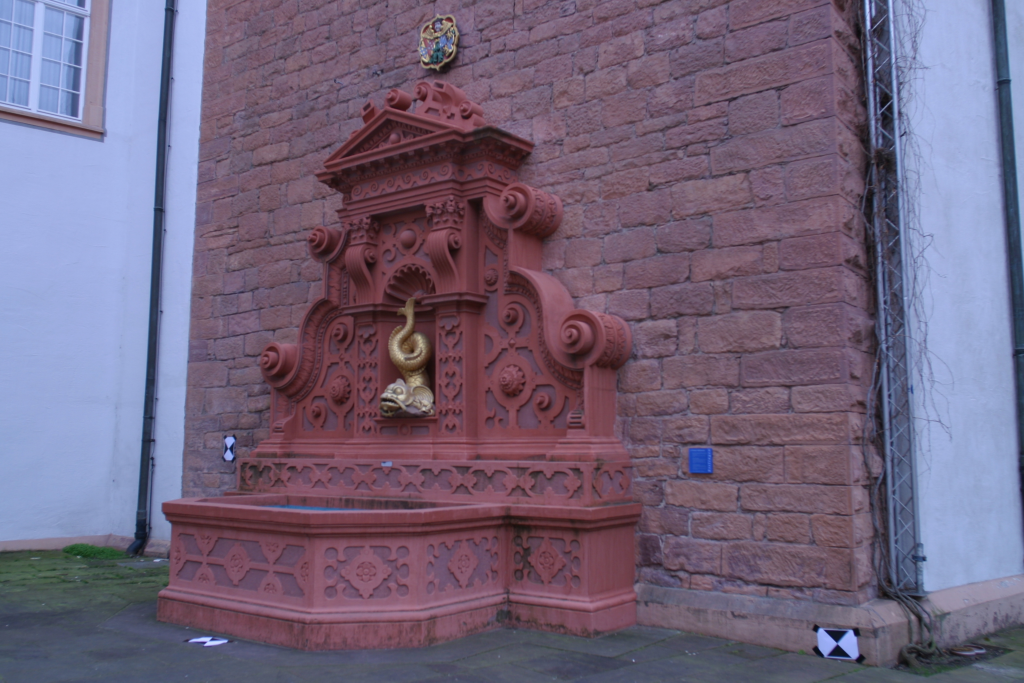
#> input picture Resources/Fountain/im1.jpg, 3072 x 2048 px (shown at 1/3 size); its folder holds 6 pictures in this run
$ python main.py
#> lines starting #> are read from the running program, lines starting #| are printed output that depends on the picture
#> in PairStructureFromMotion, img1 is the input picture: shape (2048, 3072, 3); mean B, G, R 123.3, 100, 113.6
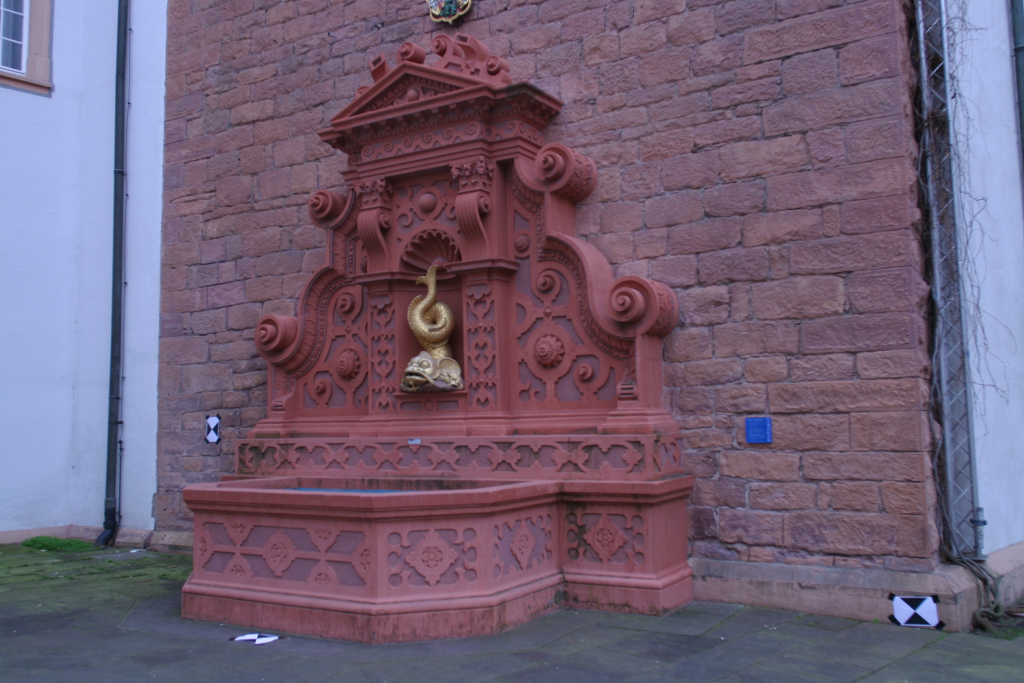
#> input picture Resources/Fountain/im2.jpg, 3072 x 2048 px (shown at 1/3 size)
#> in PairStructureFromMotion, img2 is the input picture: shape (2048, 3072, 3); mean B, G, R 116.7, 95.6, 112.5
import cv2
import numpy as np
import math
import os
import glob
from PLY import PLY
from PointCloudTable import PointCloudTable

input_dir = "../Resources/Fountain/"
output_dir = "F:/Projects/Github/Major-Project-2020/Output/abc"
format_img = ".jpg"

def KeyPointsToPoints(keypoints):
    out = []
    for kp in keypoints:
        out.append([[kp.pt[0], kp.pt[1]]])
    res = np.array(out, dtype=np.float32)
    return res

# [13 lines left out: function PointMatchingSURF, not called in this run]

def PointMatchingOpticalFlow(img1, img2, save=False, filename1 = None, filename2 = None):
    #matches using optical flow
#> called with save = False
    ffd = cv2.FastFeatureDetector_create()
    left_keypoints = ffd.detect(img1, None)
#> left_keypoints = 7470 keypoints; strongest (x, y, size): (614, 1935, 7), (619, 1926, 7), (1291, 77, 7), (1356, 84, 7)
    right_keypoints = ffd.detect(img2, None)
#> right_keypoints = 7731 keypoints; strongest (x, y, size): (767, 1919, 7), (2168, 1916, 7), (706, 1919, 7), (773, 1912, 7)
    left_points = KeyPointsToPoints(left_keypoints)
#> the loop in KeyPointsToPoints, `for kp in keypoints:` made 7470 passes
#> kp on passes 1 to 3: keypoint at (903, 3), size 7, keypoint at (1255, 3), size 7, keypoint at (1263, 3), size 7
#> after the loop in KeyPointsToPoints, `for kp in keypoints:`: out = 7470 items
    right_points = np.zeros_like(left_points)

    #Checking if images are in greyscale
    prevgray = img1
    gray = img2
    if len(img1.shape) == 3:
        prevgray = cv2.cvtColor(img1, cv2.COLOR_BGR2GRAY)
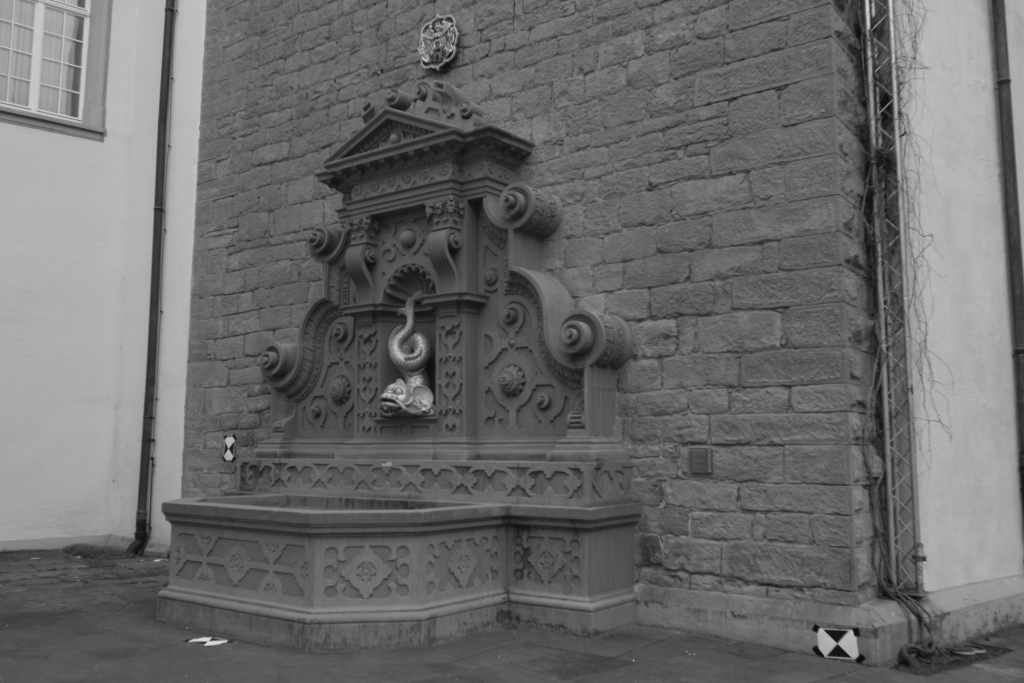
#> prevgray: shape (2048, 3072) (shown at 1/3 size); min 10, max 221, mean 106.7
        gray = cv2.cvtColor(img2, cv2.COLOR_BGR2GRAY)
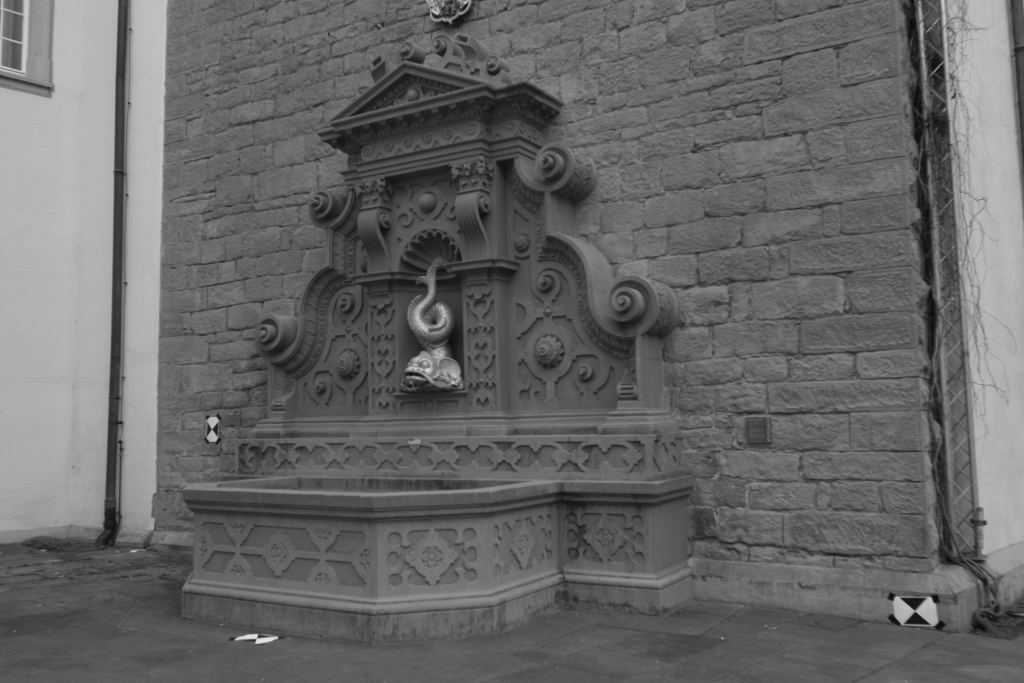
#> gray: shape (2048, 3072) (shown at 1/3 size); min 9, max 229, mean 103.1

    right_points, vstatus, verror = cv2.calcOpticalFlowPyrLK(prevgray,gray,left_points,right_points)
#> vstatus = 7470 values, max 1 at index 0, min 0 at index 3, mean 0.961; verror = 7470 values, max 128.7 at index 6058, min -4.81e+33 at index 6, mean -6.44e+29
    #Filterout points with high error
    right_points_to_find = []
    right_points_to_find_back_index = []
    for i in range(0, len(vstatus)):
        if(vstatus[i] and verror[i] < 12.0):
            right_points_to_find_back_index.append(i)
            right_points_to_find.append(right_points[i])
        else:
            vstatus[i] = 0
#> after the loop, right_points_to_find = 3426 items, first 6: [[900.6, 7.63]], [[813, 14.7]], [[903.1, 8.89]], [[1042, 19.67]], [[1732, 2.66]], [[1950.4, 41.1]]; right_points_to_find_back_index = 3426 values from 0 to 7467; vstatus = 7470 values, max 1 at index 0, min 0 at index 1, mean 0.459

    found_in_imgpts_j = []
    right_points_to_find_flat = np.array(right_points_to_find).reshape(len(right_points_to_find), 2)
#> right_points_to_find_flat = 3426 pairs, first value -0.226 to 3072.1, second value -9.77 to 2030.7
    right_features = KeyPointsToPoints(right_keypoints)
#> the loop in KeyPointsToPoints (call 2), `for kp in keypoints:` made 7731 passes
#> kp on passes 1 to 3: keypoint at (1065, 3), size 7, keypoint at (1130, 3), size 7, keypoint at (1249, 3), size 7
    right_features_flat = right_features.reshape(len(right_features), 2)
#> right_features_flat = 7731 pairs, first value 3 to 3063, second value 3 to 2043

    #Look around each of point in right image for any features that were detected in its area and make a match
    matcher = cv2.BFMatcher_create(cv2.NORM_L2)
    nearest_neighbours = matcher.radiusMatch(right_points_to_find_flat, right_features_flat, 2.0)#THIS IS THE NEW LINE added(Sarthak)
#> nearest_neighbours = 3426 items, first 6: (), (), (), (), (), ()
    #nearest_neighbours = cv2.BFMatcher().radiusMatch(right_features_flat, right_points_to_find_flat, 2.0)
    matches = []
    # print(len(nearest_neighbours))

    for i in range(0, len(nearest_neighbours)):
        _m = None
        if len(nearest_neighbours[i]) == 1:
            _m = nearest_neighbours[i][0]
        elif len(nearest_neighbours[i]) > 1:
            if (nearest_neighbours[i][0].distance / nearest_neighbours[i][1].distance) < 0.7:
                _m = nearest_neighbours[i][0]
            else:
                #did not pass ratio test
                pass
        else:
            #no match
            pass

        #prevent duplicates
        if _m != None:
            if found_in_imgpts_j.count(_m.trainIdx) == 0:
                #back to original indexing of points for <i_idx>
                _m.queryIdx = right_points_to_find_back_index[_m.queryIdx]
                matches.append(_m)
                right_points_to_find_back_index.append(_m.trainIdx) #Added this LINE(Sarthak)
#> after the loop, matches = 479 matches; right_points_to_find_back_index = 3905 values, max 7727 at index 3904, min 0 at index 0, mean 3951.5

    img3 = cv2.drawMatches(img1, left_keypoints, img2, right_keypoints, matches, None)
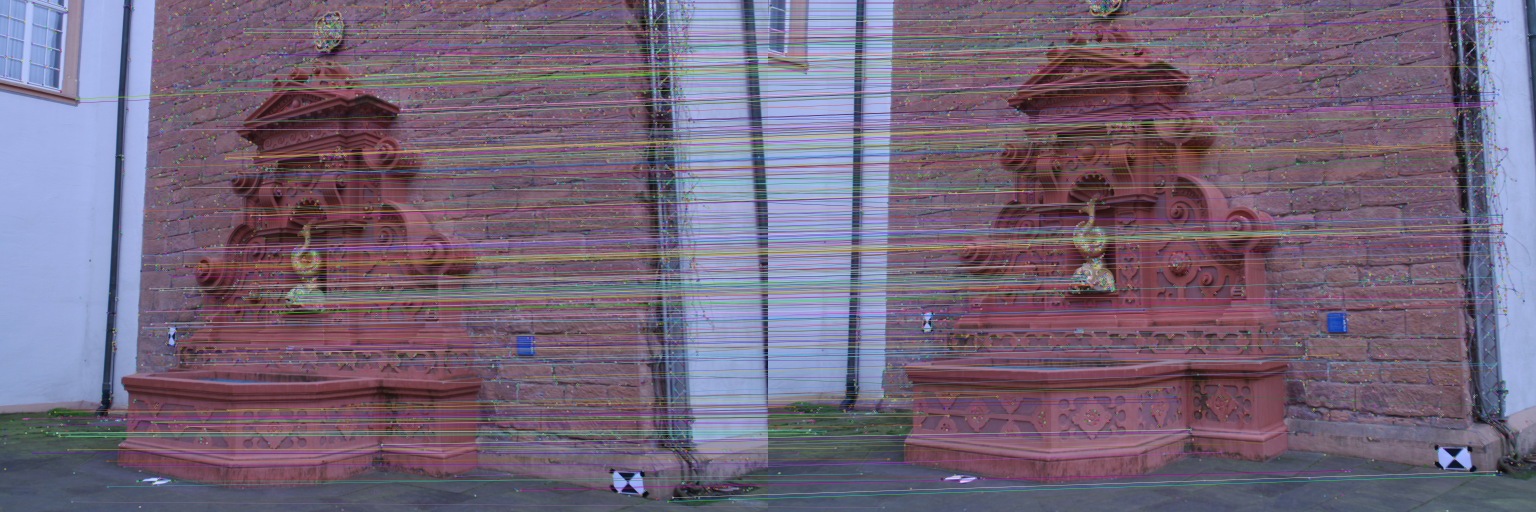
#> img3: shape (2048, 6144, 3) (shown at 1/4 size); mean B, G, R 121.4, 101.9, 115.6
    if save:
        cv2.imwrite(filename1+"_x_"+filename2+".jpg", img3)
    return left_keypoints, right_keypoints, matches

def findCalibrationMat():
    with open(input_dir+'intrinsic.txt') as f:
        lines = f.readlines()
    return np.array(
        [l.strip().split(' ') for l in lines],
        dtype=np.float32
    )
    # # For Fountain dataset
    # # K = np.float32([[2759.48, 0, 1520.69],
    # #                 [0, 12764.16, 1006.81],
    # #                 [0, 0, 1]])

    # #For Palace dataset
    # # K = np.float32([[2780.1700000000000728, 0, 1539.25],
    # #                 [0, 2773.5399999999999636, 1001.2699999999999818],
    # #                 [0, 0, 1]])

    # #For Rubics and Rubics_Vertices
    # K = np.float32([[2666.6667, 0, 960],
    #                 [0, 2250.0000, 540],
    #                 [0, 0, 1]])
    #return K

# [146 lines left out: functions FindEssentialMat, checkCoherentRotation, FindPMat, LinearLSTriangulation, TraingulatePoints, find_second_camera_matrix, not called in this run]

def PairStructureFromMotion():
    img1 = cv2.imread("../Resources/Fountain/im1.jpg")
    img2 = cv2.imread("../Resources/Fountain/im2.jpg")
    #kp1, kp2, matches = PointMatchingSURF(img1, img2)
    kp1, kp2, matches = PointMatchingOpticalFlow(img1, img2)
#> kp1 has the same summary as left_keypoints in PointMatchingOpticalFlow; kp2 has the same summary as right_keypoints in PointMatchingOpticalFlow; matches = 479 matches
    K = findCalibrationMat()
    E = FindEssentialMat(kp1, kp2, matches, K)

    P0 = np.float32([[1,0,0,0],
                     [0,1,0,0],
                     [0,0,1,0]])

    P1 = FindPMat(E)
    print(P1)

    ply = []
    error, ply = TraingulatePoints(kp1, kp2, matches, K, P0, P1, img1, ply)
    print("Mean Error = ", error)

    # [4 lines of commented-out code are left out]


    cv2.destroyAllWindows()

# [96 lines left out: function MultiViewStructureFromMotion, not called in this run]

#> (the run stopped early here; a loop or call above may not have finished)
